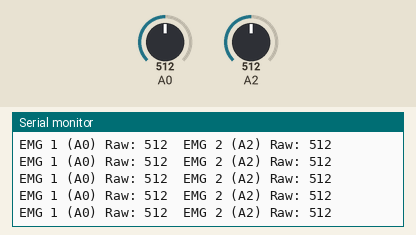
Simulated run of this sketch. Board: Arduino Uno, built with avr-gcc and run on an emulated ATmega328P. On the bench: the last lines printed to the serial monitor. The inputs (shaded band) are chosen by the test bench; at power-on: A0 = 512, A2 = 512.

Above: at 5.7 s.
5.8 s: A0 set to 11
At 6.8 s:
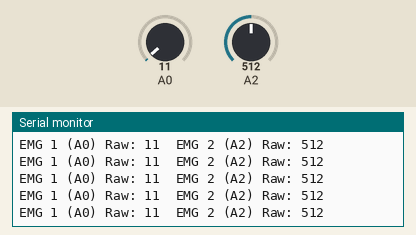
7.3 s: A0 set to 8
At 7.8 s:
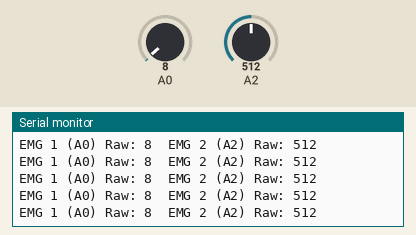
10.3 s: A0 set to 992
At 11.2 s:
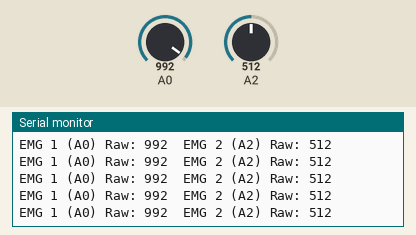
11.8 s: A0 set to 1016
At 12.5 s:
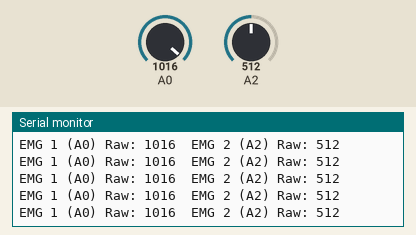
Timing chart, 0 to 14.3 s (numbered marks = the images above; inputs shaded):
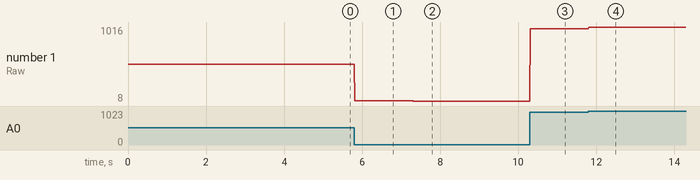

The sketch:

read_raw.ino
```cpp
// Raw ADC Diagnostic Reader
// Prints raw values from A0 and A2 directly to the Serial Monitor

void setup() {
  Serial.begin(115200);
}

void loop() {
  int emgRaw1 = analogRead(A0);
  int emgRaw2 = analogRead(A2);

  Serial.print("EMG 1 (A0) Raw: ");
  Serial.print(emgRaw1);
  Serial.print("\tEMG 2 (A2) Raw: ");
  Serial.println(emgRaw2);

  delay(10); // Print at ~100Hz
}
```

Measured:
- after the input at 5.8 s, the serial monitor: prints a new line at once (image 1)
- after the input at 7.3 s, the serial monitor: prints a new line at once (image 2)
- after the input at 10.3 s, the serial monitor: prints a new line at once (image 3)
- after the input at 11.8 s, the serial monitor: prints a new line at once (image 4)
- plotted number 1: 512 → 11 after the input at 5.8 s, 11 → 8 after the input at 7.3 s, 8 → 992 after the input at 10.3 s, 992 → 1016 after the input at 11.8 s
